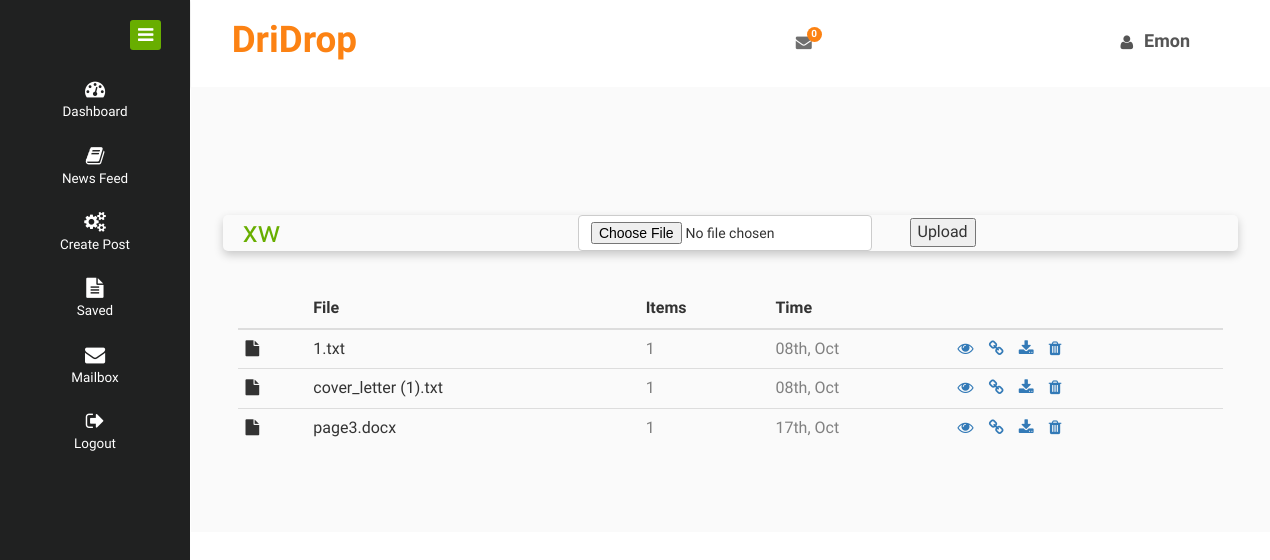
Page /file_in_folder.php?Folder_name=xw (signed in) on the committed database.
### tables this page shows
CREATE TABLE `user` (
  `uname` varchar(255) NOT NULL,
  `uemail` varchar(255) NOT NULL,
  `upassword` varchar(255) NOT NULL
);

CREATE TABLE `folderlist` (
  `FoIder_ld` int(11) NOT NULL,
  `Fold_Mail` varchar(255) NOT NULL,
  `Folder_name` varchar(150) NOT NULL,
  `File_folder` varchar(255) NOT NULL,
  `Time` timestamp NOT NULL DEFAULT current_timestamp() ON UPDATE current_timestamp()
);

### file_in_folder.php (the view, shortened to what this page needs)
<?php
require 'controller/db_credentials.php';
$foldname = $_GET['Folder_name'];
?>
<!DOCTYPE HTML>
<html>
<head>
<link href="css/bootstrap.css" rel="stylesheet" type="text/css" media="all">
<link href="css/style.css" rel="stylesheet" type="text/css" media="all"/>
<link href="css/font-awesome.css" rel="stylesheet">
</head>
<body>
<div class="page-container">
   <div class="left-content">
	   <div class="mother-grid-inner">
				<?php require 'header/navbar.php'; ?>
<div class="inner-block">
<form class="com-mail"  method="POST" action="up_file_in_folder.php?Folder_name=<?php echo $foldname;?>" enctype="multipart/form-data">
<div class="card">
<div class="logo-name">
     <h2 style="color: #68AE00;"><?php echo $foldname;?></h2>
</div>
  <div class="form-group">
    <table style="width: 40%;">
      <tbody>
        <tr>
          <td>
            <input type="file" name="file" class="btn btn-default btn-file">
          </td>
          <td>
            <input type="submit" value="Upload" name="Upload" id="Upload">
          </td>
        </tr>
      </tbody>
    </table>
  </div>
  </div>
</form>
<br>
	<div class="col-md-12">
	        <div class="table-responsive">
              <table class="table table-hover">
                                  <thead>
                                    <tr>
                                      <th></th>
                                      <th>File</th>
                                      <th>Items</th>
                                      <th>Time</th>
                                      <th></th>
                                  </tr>
                              </thead>
                              <tbody>
                              <?php
                              $foldqry = $conn->query("SELECT * FROM `folderlist` WHERE (Folder_name = '$foldname' AND Fold_Mail = '$email') AND File_folder != ''");
                              while ($row = $foldqry->fetch())
                              {
                                 $filename = $row["File_folder"];
                            $foldtime = date("dS, M", strtotime($row['Time']));
                              ?>
                             <tr>
                                  <td>
                                  	<i class='fa fa-file'></i>
                                  </td>
                                  <td><?php echo $filename?></td>
                                  <td style="color: grey">1</td>
                                  <td style="color: grey">
                                    <?php echo $foldtime?>
                                  </td>
                                  <td>
                                    <a href="pdf_view.php?File_name=<?php echo $filename; ?>" style="margin-right: 0.7em;"><i class='fa fa-eye'></i></a>
                                  	<a href="link.php?File_name=<?php echo $filename; ?>" style="margin-right: 0.7em;" onclick="tab();">
                                      <i class='fa fa-link'></i>
                                    </a>
                                  	<a href="uploads/<?php echo $filename; ?>" download="<?php echo $filename; ?>" style="margin-right: 0.7em;">
                                     <i class='fa fa-download'></i>
                                   </a>
                                  	<a href=""><i class='fa fa-trash'></i></a>
                                  </td>
                              </tr>
                             <?php
                              }
                             ?>
                          </tbody>
                      </table>
                  </div>
    </div>
    <div class="clearfix"> </div>
</div>
</div>
</div>
    <?php require 'header/category.php'; ?>
</body>
</html>

### header/navbar.php (shortened to what this page needs)
<?php
require 'controller/db_credentials.php';
if (isset($_SESSION['uemail']))
{
	$email = $_SESSION['uemail'];
}
?>
<div class="header-main">
	<div class="header-left">
		<div class="logo-name">
			<a href="index.php">
				<h1>DriDrop</h1>
			</a>
		</div>
	   <div class="clearfix"> </div>
	</div>
	<div class="header-right">
		<div class="profile_details_left">
			<?php
			$notify = $conn->query("SELECT COUNT(Status) FROM `sharewith` WHERE Receiver = '$email' && Status = 0");
			while ($row = $notify->fetch())
			{
				$num = $row['COUNT(Status)'];
			}
?>
			<ul class="nofitications-dropdown">
				<li class="dropdown head-dpdn">
				<a href="#" class="dropdown-toggle" data-toggle="dropdown" aria-expanded="false">
					<i class="fa fa-envelope"></i>
					<span class="badge"><?php echo $num; ?></span>
				</a>
				</li>
			</ul>
			<div class="clearfix"> </div>
		</div>
		<div class="profile_details">
			<ul>
				<li class="dropdown profile_details_drop">
					<a href="#" class="dropdown-toggle" data-toggle="dropdown" aria-expanded="false">
						<div class="profile_img" style="margin-top: 0.5em;color: #555;">	<span class="prfil-img" style="margin-top: 0.5em;">
							<i class="fa fa-user"></i>
						</span>
						<div class="user-name">
							<?php
							if (isset($_SESSION['uemail']))
							{
								$email = $_SESSION['uemail'];
								$userqry = $conn->query("SELECT uname FROM `user` WHERE uemail = '$email'");
								while ($row = $userqry->fetch())
								{
									$username = $row['uname'];
								}
							}
							?>
							<h4><b><?php echo $username;?></b></h4>
						</div>
					</div>
				</a>
			</li>
		</ul>
	</div>
	<div class="clearfix"> </div>
</div>
<div class="clearfix"> </div>
</div>

### file_in_folder.php (style rules this page uses)
.card { box-shadow: 0 4px 10px 0 rgba(0,0,0,0.2); width: 100%; border-radius: 5px; }

### rows in the picture
user: uname "Emon"
folderlist: File_folder "1.txt", Time "08th, Oct"
folderlist: File_folder "cover_letter (1).txt", Time "08th, Oct"
folderlist: File_folder "page3.docx", Time "17th, Oct"

### other values in the picture
$num "0"
$foldname "xw"
